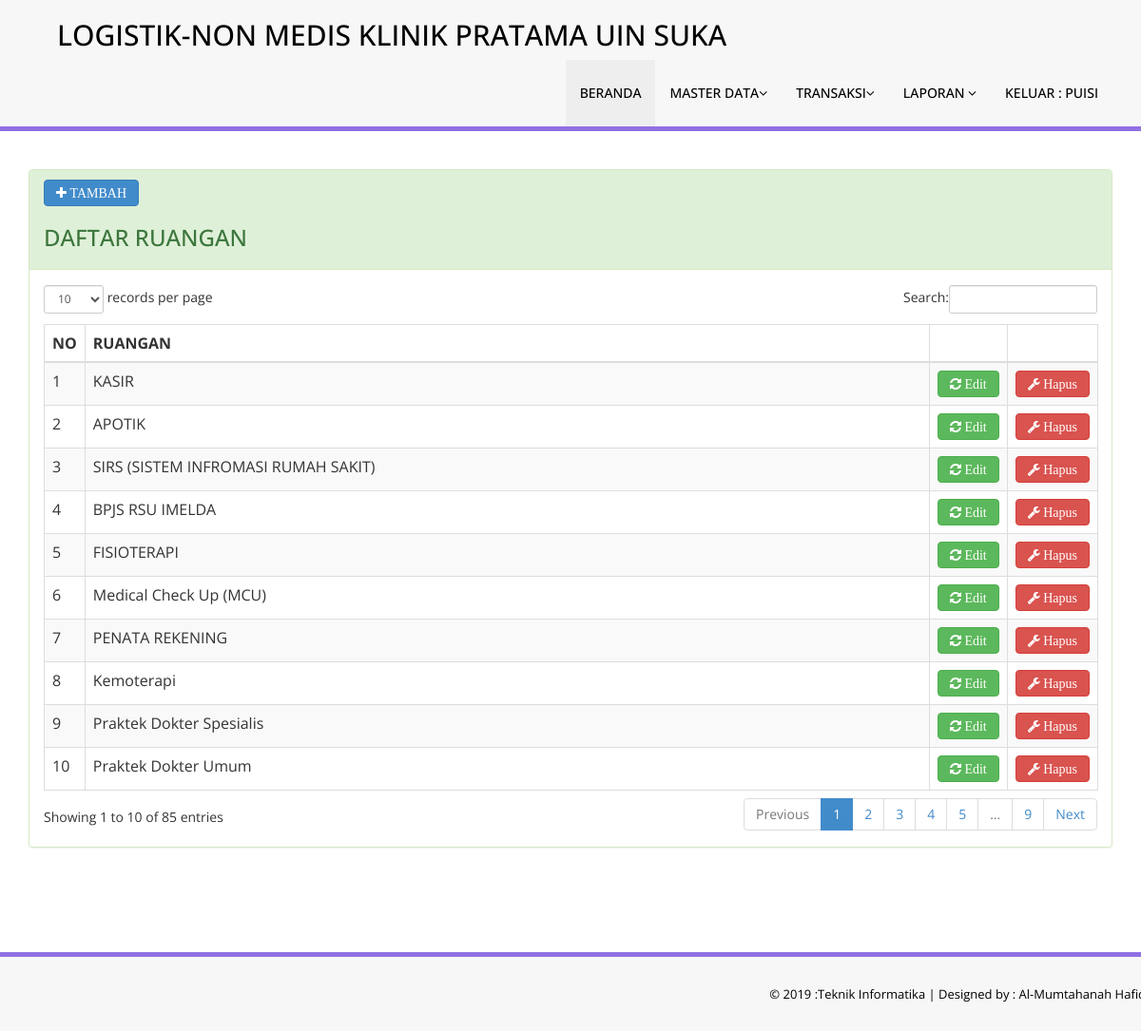
Screenshot of /master.php?page=ruangan (signed in) with the database file from the repository.
### tables this page shows
CREATE TABLE `tbl_ruangan` (
  `kode` int(11) NOT NULL,
  `uraian` varchar(100) DEFAULT NULL,
  `telepon` varchar(14) DEFAULT NULL,
  `lantai` varchar(20) DEFAULT NULL
);

### modul/ruangan/index.php (the view, shortened to what this page needs)
<div class="row">
    <div class="col-md-12">
        <div class="panel panel-success">
            <div class="panel-heading">
                <a href="master.php?page=tambah_ruangan"><button class="btn btn-primary fa fa-plus"> TAMBAH </button></a>
                <h3> DAFTAR RUANGAN </h3>
            </div>
            <div class="panel-body">
                <div class="table-responsive">
                    <table class="table table-striped table-bordered table-hover" id="dataTables-example">
                        <thead>
                            <tr>
                                <th width="2%">NO</th>
                                <th>RUANGAN</th>
                                <th width="3%"></th>
                                <th width="3%"></th>
                            </tr>
                        </thead>
                        <tbody>
                            <?php
                            $no = 1;
                            $qry = mysqli_query($konek, "SELECT * FROM tbl_ruangan order by kode desc");
                            while ($data = mysqli_fetch_array($qry)) {
                                ?>
                                <tr class="odd gradeX">
                                    <td><?php echo $no++; ?></td>
                                    <td><?php echo $data['uraian']; ?></td>
                                    <td class="center"><a href="master.php?page=edit_ruangan&id=<?php echo base64_encode($data['kode']); ?>" class="fa fa-refresh btn btn-success"> Edit</a></td>
                                    <td class="center"><a onClick="return confirm('Data ini akan di hapus.?')" href="master.php?page=ruangan&hapus=<?php echo $data['kode']; ?>" class="fa fa-wrench btn btn-danger"> Hapus</a></td>
                                </tr>
                            <?php } ?>
                        </tbody>
                    </table>
                </div>
            </div>
        </div>
    </div>
</div>

### rows the page displays
tbl_ruangan: uraian "KASIR"
tbl_ruangan: uraian "APOTIK"
tbl_ruangan: uraian "SIRS (SISTEM INFROMASI RUMAH SAKIT)"
tbl_ruangan: uraian "BPJS RSU IMELDA"
tbl_ruangan: uraian "FISIOTERAPI"
tbl_ruangan: uraian "Medical Check Up (MCU)"
tbl_ruangan: uraian "PENATA REKENING"
tbl_ruangan: uraian "Kemoterapi"
tbl_ruangan: uraian "Praktek Dokter Spesialis"
tbl_ruangan: uraian "Praktek Dokter Umum"

### other values shown
$_SESSION['user_name'] "PUISI"
